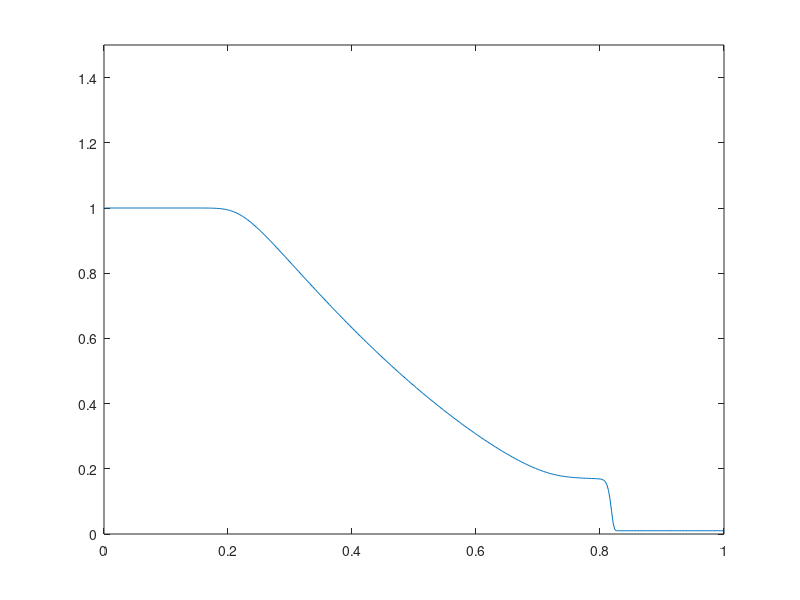

Write MATLAB code to recreate this figure.
clear all;

% Reseni pocatecni ulohy pro rovnice melke vody
%   h_t + (uh)_x = 0
%   (hu)_t + (hu^2 + gh^2/2)_x = 0
%
%   rovnice resime ve tvaru W_t + F(W)_x = 0, kde
%   W = [h, q], F(W) = [q, q^2/h + gh^2/2] kde q = hu
%

g = 10;

% Delka intervalu a pocet bunek
L = 1;
n = 400;

dx = L / n;
x = dx/2:dx:(L-dx/2);

W(1:2,1:n)  = 0;

% Pocatecni podminka
for i = 1:n
  if (x(i)<0.5)
    W(1,i) = 1.0;
  else
    W(1,i) = 0.01;
  end
end

plot(x, W(1,:)); axis([0 1 0 1.5]);
disp("Stiskni enter pro pokracovani"); pause;
t = 0;

for iter = 1:n

    h = W(1,:);
    q = W(2,:);
    u = q ./ h;

    % Vypocet fyzikalniho toku
    FF(1,:) = q;
    FF(2,:) = q.^2./h + g*h.^2/2;

    % Vypocet spektralniho polomeru jakobianu
    sigma = abs(u) + sqrt(g*h);
    %

    dt = 0.4 * dx / max(sigma);

    % Numericky tok na leve a prave casti intervalu
    F(:,1) = FF(:,1);
    F(:,n+1) = FF(:,n);

    % Numericky tok f
    for i = 2:n
	s = max(sigma(i-1),sigma(i));
	F(:,i) = (FF(:,i-1)+FF(:,i))/2 - s/2*(W(:,i)-W(:,i-1));
    end

    W(:,1:n) = W(:,1:n) - dt/dx * (F(:,2:n+1) - F(:,1:n));
    t = t + dt;

    if (mod(iter,10)==0)
      plot(x, W(1,:)); axis([0 1 0 1.5]);
      pause(1);
    end
end



